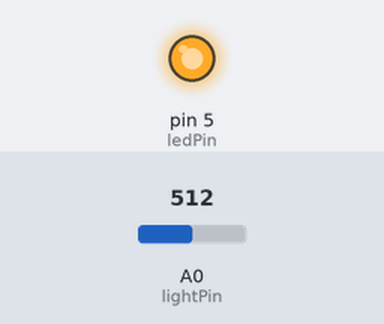
The sketch below on a simulated Arduino Uno, built with avr-gcc and run on an emulated ATmega328P. Shown: output pins drawn as LEDs (lit = HIGH). Inputs (shaded band) come from the test bench; at power-on: A0 (lightPin) = 512. Random numbers use the default seed unless the sketch sets one; what the sketch prints to the serial monitor is not drawn.

Above: at 0.31 s.
At 39.03 s:
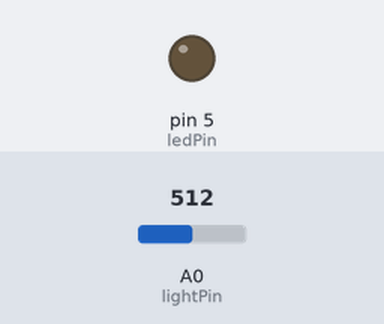
Timing chart, 0 to 40.0 s (numbered marks = the images above):
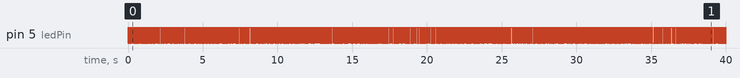

The sketch:

Light_Reader.ino
```cpp
/*
 * A simple programme that will change the intensity of
 * an LED based  * on the amount of light incident on
 * the photo resistor.
 *
 */

//PhotoResistor Pin
int lightPin = 0; //the analog pin the photoresistor is
                  //connected to
                  //the photoresistor is not calibrated to any units so
                  //this is simply a raw sensor value (relative light)
//LED Pin
int ledPin = 5;   //the pin the LED is connected to
                  //we are controlling brightness so
                  //we use one of the PWM (pulse width
                  // modulation pins)

int n;
void setup()
{
  pinMode(ledPin, OUTPUT); //sets the led pin to output
  Serial.begin(9600);
}
 /*
 * loop() - this function will start after setup
 * finishes and then repeat
 */
void loop()
{
 //PORTD = B00100000;
 //PORTD = B00000000;
 n = random(0,2);
 //n++;
 if (n == 1){
 digitalWrite(5, HIGH);
 }
 else {
 digitalWrite(5, LOW);
 }

 int lightLevel = analogRead(lightPin); //Read the
                                        // lightlevel

 //Serial.println(lightLevel);
 //delay(10);

 lightLevel = map(lightLevel, 0, 900, 0, 10);
         //adjust the value 0 to 900 to
         //span 0 to 255


 lightLevel = constrain(lightLevel, 0, 10);//make sure the
                                           //value is betwween
                                           //0 and 255

 Serial.println(lightLevel);
 delay(10);
 //analogWrite(ledPin, lightLevel);  //write the value
}
```
